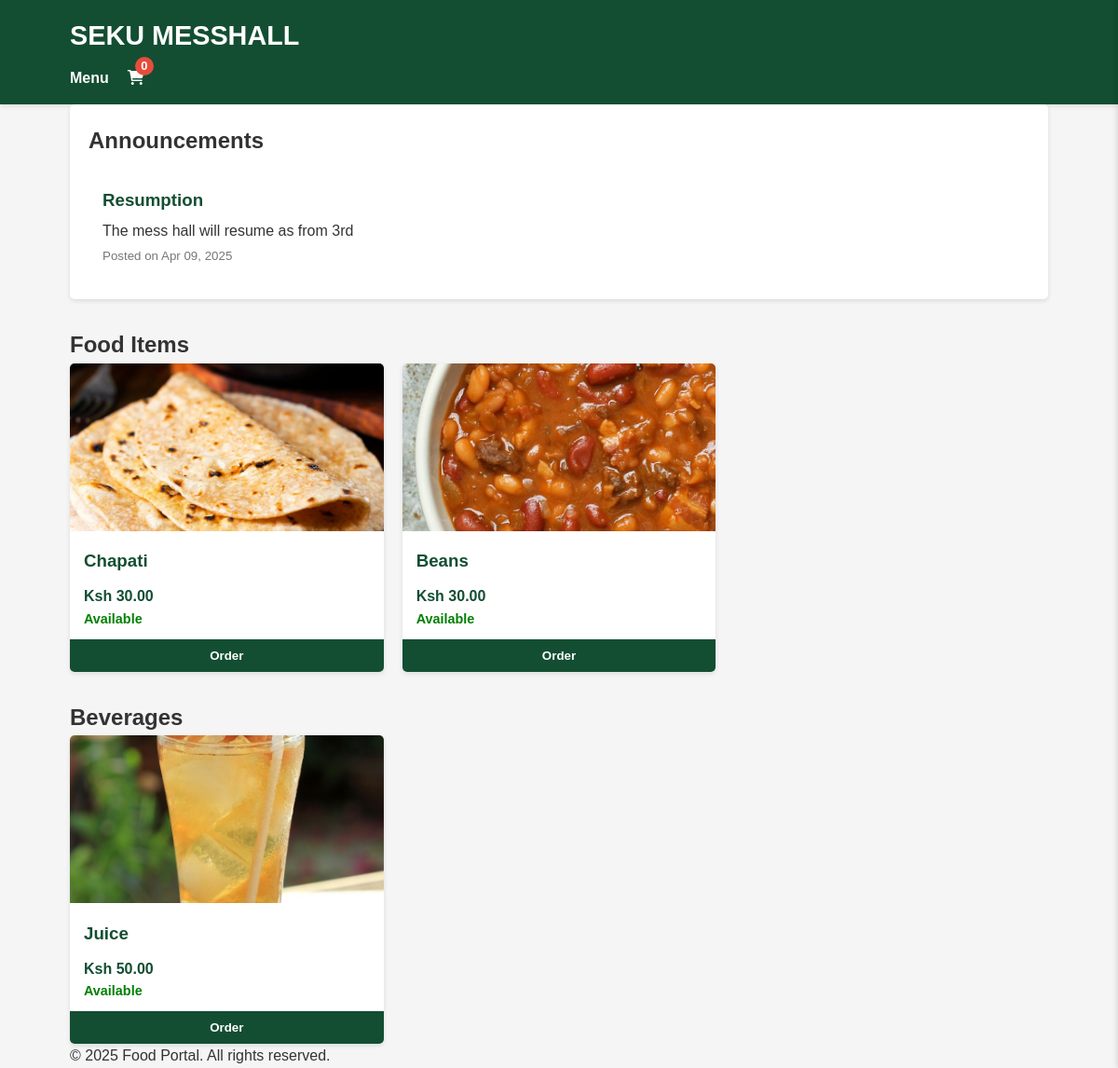
Before: / with the older database file.
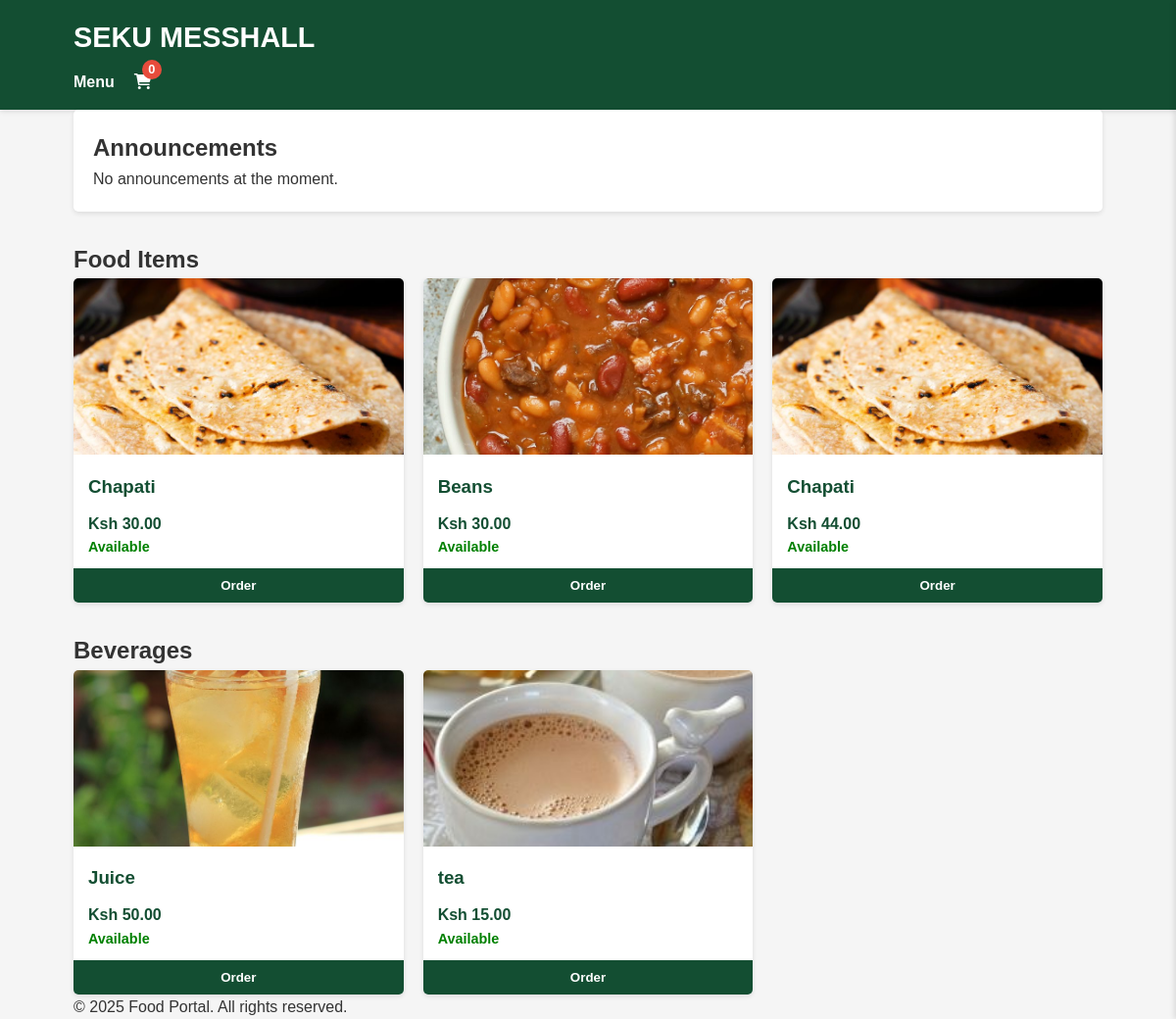
After: the same page with the newer database file.
### menu/models.py (models this page shows, shortened)
class Announcement(models.Model):
    title = models.CharField(max_length=200)
    message = models.TextField()
    created_by = models.ForeignKey(User, on_delete=models.CASCADE)
    created_at = models.DateTimeField(auto_now_add=True)
    is_active = models.BooleanField(default=True)

class MenuItem(models.Model):
    CATEGORY_CHOICES = [
        ('food', 'Food'),
        ('beverage', 'Beverage'),
    ]
    name = models.CharField(max_length=100)
    price = models.DecimalField(max_digits=10, decimal_places=2)
    available_units = models.PositiveIntegerField(default=0)
    category = models.CharField(max_length=10, choices=CATEGORY_CHOICES)
    image = models.ImageField(upload_to='menu_images/', blank=True, null=True)
    created_at = models.DateTimeField(auto_now_add=True)
    updated_at = models.DateTimeField(auto_now=True)

### menu/views.py (the view)
# urls.py: path('', views.menu_view, name='menu'),
def menu_view(request):
    food_items = MenuItem.objects.filter(category='food', available_units__gt=0)
    beverage_items = MenuItem.objects.filter(category='beverage', available_units__gt=0)
    announcements = Announcement.objects.filter(is_active=True).order_by('-created_at')[:5]
    context = {
        'food_items': food_items,
        'beverage_items': beverage_items,
        'announcements': announcements,
    }
    return render(request, 'menu.html', context)

### menu/templates/menu.html (shortened to what this page needs)
{% extends "base.html" %}
{% load static %}
{% block content %}
<div class="announcements">
    <h2>Announcements</h2>
    {% if announcements %}
        <div class="announcement-list">
            {% for announcement in announcements %}
                <div class="announcement">
                    <h3>{{ announcement.title }}</h3>
                    <p>{{ announcement.message }}</p>
                    <small>Posted on {{ announcement.created_at|date:"M d, Y" }}</small>
                </div>
            {% endfor %}
        </div>
    {% else %}
        <p>No announcements at the moment.</p>
    {% endif %}
</div>
<div class="menu-sections">
    <section class="food-section">
        <h2>Food Items</h2>
        <div class="menu-grid">
            {% for item in food_items %}
                <div class="menu-item" data-id="{{ item.id }}">
                    {% if item.image %}
                        <img src="{{ item.image.url }}" alt="{{ item.name }}">
                    {% else %}
                        <img src="{% static 'images/default-food.jpg' %}" alt="{{ item.name }}">
                    {% endif %}
                    <h3>{{ item.name }}</h3>
                    <p class="price">Ksh {{ item.price }}</p>
                    <p class="stock {% if item.available_units > 0 %}available{% else %}unavailable{% endif %}">
                        {% if item.available_units > 0 %}Available{% else %}Not Available{% endif %}
                    </p>
                    {% if item.available_units > 0 %}
                        <button class="add-to-cart" data-id="{{ item.id }}">Order</button>
                    {% else %}
                        <button class="add-to-cart" disabled>Out of Stock</button>
                    {% endif %}
                </div>
            {% endfor %}
        </div>
    </section>
    <section class="beverage-section">
        <h2>Beverages</h2>
        <div class="menu-grid">
            {% for item in beverage_items %}
                <div class="menu-item" data-id="{{ item.id }}">
                    {% if item.image %}
                        <img src="{{ item.image.url }}" alt="{{ item.name }}">
                    {% else %}
                        <img src="{% static 'images/default-beverage.jpg' %}" alt="{{ item.name }}">
                    {% endif %}
                    <h3>{{ item.name }}</h3>
                    <p class="price">Ksh {{ item.price }}</p>
                    <p class="stock {% if item.available_units > 0 %}available{% else %}unavailable{% endif %}">
                        {% if item.available_units > 0 %}Available{% else %}Not Available{% endif %}
                    </p>
                    {% if item.available_units > 0 %}
                        <button class="add-to-cart" data-id="{{ item.id }}">Order</button>
                    {% else %}
                        <button class="add-to-cart" disabled>Not available</button>
                    {% endif %}
                </div>
            {% endfor %}
        </div>
    </section>
</div>
{% endblock %}

### menu/templates/base.html (shortened to what this page needs)
<!DOCTYPE html>
<html lang="en">
<head>
    <link rel="stylesheet" href="https://cdnjs.cloudflare.com/ajax/libs/font-awesome/6.0.0-beta3/css/all.min.css">
    {% load static %}
    <link rel="stylesheet" href="{% static 'css/style.css' %}">
</head>
<body>
    <header>
        <div class="container">
            <h1><a href="{% url 'menu' %}">SEKU MESSHALL</a></h1>
            <nav>
                <a href="{% url 'menu' %}">Menu</a>
                    <a href="#" id="cart-link">
                        <i class="fas fa-shopping-cart"></i>
                        <span id="cart-count">{% if cart_count %}{{ cart_count }}{% else %}0{% endif %}</span>
                    </a>
            </nav>
        </div>
    </header>
    <main class="container">
        {% block content %}{% endblock %}
    </main>
    <footer>
        <div class="container">
            <p>&copy; {% now "Y" %} Food Portal. All rights reserved.</p>
        </div>
    </footer>
</body>
</html>

### menu/static/css/style.css (style rules this page uses)
:root { --primary-color: #134e32; --secondary-color: #FFCE1B; --accent-color: #e74c3c; --light-color: #f9f9f9; --dark-color: #333; --gray-color: #ddd; }
* { margin: 0; padding: 0; box-sizing: border-box; }
body { font-family: 'Arial', sans-serif; line-height: 1.6; color: var(--dark-color); background-color: #f5f5f5; }
.container { width: 90%; max-width: 1200px; margin: 0 auto; padding: 0 15px; }
header { background-color: var(--primary-color); color: white; padding: 15px 0; box-shadow: 0 2px 5px rgba(0, 0, 0, 0.1); }
header h1 { font-size: 1.8rem; margin-bottom: 10px; }
header h1 a { color: white; text-decoration: none; }
header nav { display: flex; gap: 20px; }
header nav a { color: white; text-decoration: none; font-weight: bold; }
#cart-link { position: relative; }
#cart-count { position: absolute; top: -10px; right: -10px; background-color: var(--accent-color); color: white; border-radius: 50%; width: 20px; height: 20px; display: flex; align-items: center; justify-content: center; font-size: 0.8rem; }
main { padding: 30px 0; }
.announcements { background-color: white; padding: 20px; border-radius: 5px; margin-bottom: 30px; box-shadow: 0 2px 5px rgba(0, 0, 0, 0.1); }
.menu-sections { display: flex; flex-direction: column; gap: 30px; }
.menu-grid { display: grid; grid-template-columns: repeat(auto-fill, minmax(250px, 1fr)); gap: 20px; }
.menu-item { background-color: white; border-radius: 5px; overflow: hidden; box-shadow: 0 2px 5px rgba(0, 0, 0, 0.1); transition: transform 0.3s ease; }
.menu-item img { width: 100%; height: 180px; object-fit: cover; }
.menu-item h3 { padding: 10px 15px; color: var(--primary-color); }
.menu-item .price { padding: 0 15px; font-weight: bold; color: var(--primary-color); }
.menu-item .stock { padding: 0 15px 10px; color: #777; font-size: 0.9rem; }
.menu-item .add-to-cart { display: block; width: 100%; padding: 10px; background-color: var(--primary-color); color: white; border: none; cursor: pointer; font-weight: bold; }
.stock.available { color: green; font-weight: bold; }

Changed rows visible on the page:
removed Announcement: title "Resumption", message "The mess hall will resume as from 3rd", created_at "Apr 09, 2025"
added MenuItem: image (picture), name "Chapati", price "44.00", available_units "Available", shown under "Food Items"
added MenuItem: image (picture), name "tea", price "15.00", available_units "Available", shown under "Beverages"
Other visible differences:
text now shown: "No announcements at the moment."
